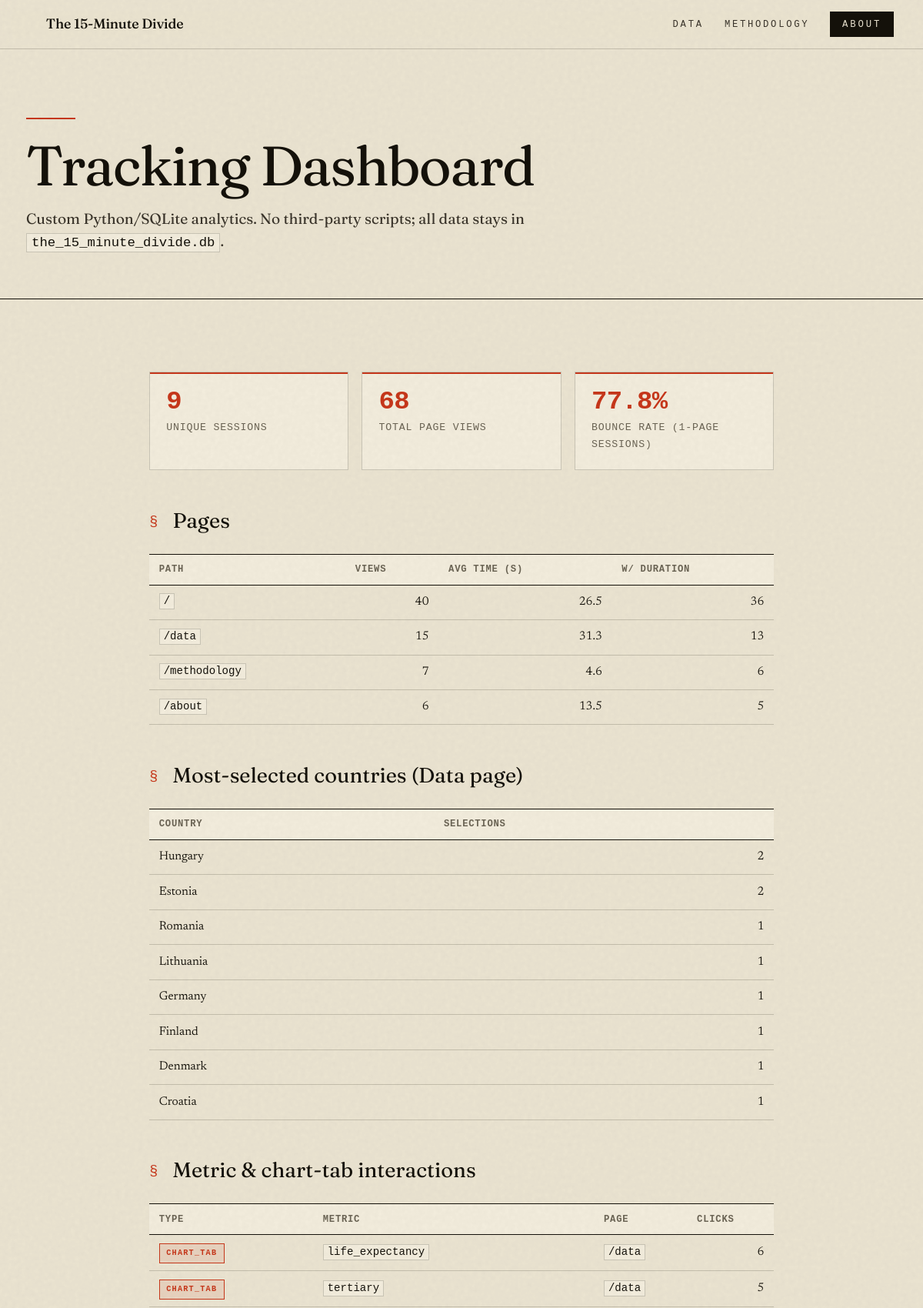
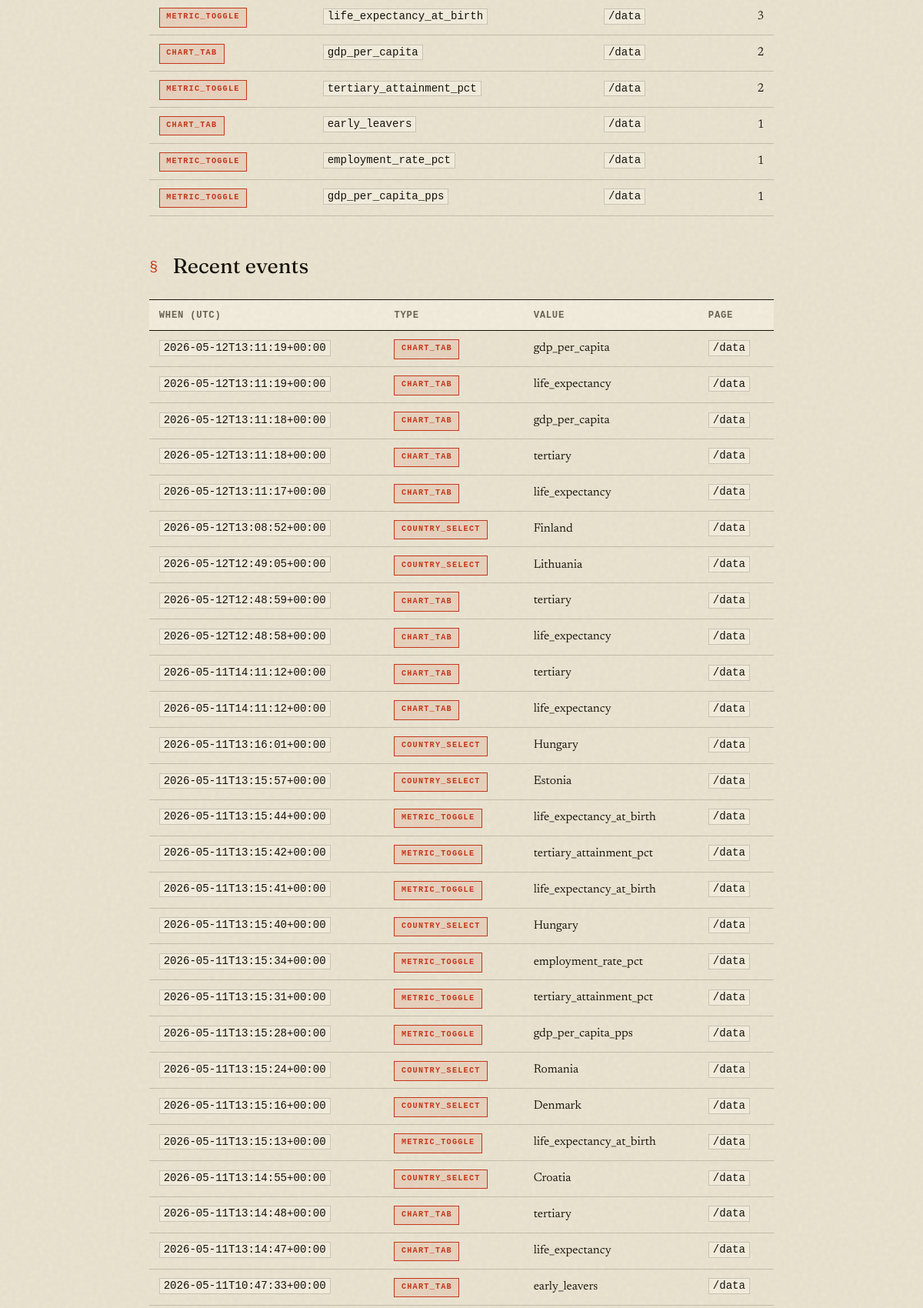
Page /tracker (upper part) on the committed database (2 pictures, top to bottom).
### tables this page shows
CREATE TABLE tracking_events (
            id          INTEGER PRIMARY KEY AUTOINCREMENT,
            session_id  TEXT    NOT NULL,
            event_type  TEXT    NOT NULL,
            event_value TEXT,
            path        TEXT,
            occurred_at TEXT    NOT NULL,
            FOREIGN KEY (session_id) REFERENCES tracking_sessions(session_id)
        );

### tracking.py (the view)
@bp.get("/tracker")
def dashboard():
    conn = _db()
    conn.row_factory = sqlite3.Row
    cur = conn.cursor()
    cur.execute("SELECT COUNT(*) AS n FROM tracking_sessions")
    n_sessions = cur.fetchone()["n"]
    cur.execute("SELECT COUNT(*) AS n FROM tracking_pageviews")
    n_pageviews = cur.fetchone()["n"]
    cur.execute("""
        SELECT path,
               COUNT(*)                              AS views,
               ROUND(AVG(duration_ms) / 1000.0, 1)   AS avg_seconds,
               COUNT(duration_ms)                    AS n_with_duration
        FROM tracking_pageviews
        GROUP BY path
        ORDER BY views DESC
    """)
    by_page = [dict(r) for r in cur.fetchall()]
    cur.execute("""
        SELECT event_value AS country, COUNT(*) AS n
        FROM tracking_events
        WHERE event_type = 'country_select' AND event_value <> ''
        GROUP BY event_value
        ORDER BY n DESC
        LIMIT 15
    """)
    countries = [dict(r) for r in cur.fetchall()]
    cur.execute("""
        SELECT event_type, event_value AS metric, path, COUNT(*) AS n
        FROM tracking_events
        WHERE event_type IN ('chart_tab', 'metric_toggle')
        GROUP BY event_type, event_value, path
        ORDER BY n DESC
        LIMIT 20
    """)
    metric_use = [dict(r) for r in cur.fetchall()]
    cur.execute("""
        SELECT event_type, event_value, path, occurred_at
        FROM tracking_events
        ORDER BY id DESC
        LIMIT 30
    """)
    recent_events = [dict(r) for r in cur.fetchall()]
    cur.execute("""
        SELECT
            SUM(CASE WHEN n = 1 THEN 1 ELSE 0 END) AS bounced,
            COUNT(*)                                AS total
        FROM (
            SELECT session_id, COUNT(*) AS n
            FROM tracking_pageviews
            GROUP BY session_id
        )
    """)
    b = dict(cur.fetchone())
    bounce_pct = (
        round(100 * (b["bounced"] or 0) / b["total"], 1)
        if b["total"] else 0.0
    )
    conn.close()
    return render_template(
        "tracker.html",
        n_sessions=n_sessions,
        n_pageviews=n_pageviews,
        bounce_pct=bounce_pct,
        by_page=by_page,
        countries=countries,
        metric_use=metric_use,
        recent_events=recent_events,
    )

### tracking.py (called while the page is built, shortened)
def _db():
    return sqlite3.connect(current_app.config["DB_PATH"])

def before_request_hook():
    if request.method != "GET":
        return
    path = request.path
    if path in EXCLUDE_PATHS:
        return

def context_processor():
    return {"tracking_pageview_id": getattr(g, "tracking_pageview_id", None)}

### templates/tracker.html (shortened to what this page needs)
{% extends "base.html" %}
{% block content %}
<div class="page-header">
    <div class="page-header__inner">
        <h1 class="page-header__title">Tracking Dashboard</h1>
        <p class="page-header__sub">
            Custom Python/SQLite analytics. No third-party scripts; all data
            stays in <code>the_15_minute_divide.db</code>.
        </p>
    </div>
</div>
<div class="prose-layout">
    <div class="tracker-grid">
        <div class="tracker-stat">
            <span class="tracker-stat__num">{{ n_sessions }}</span>
            <span class="tracker-stat__label">Unique sessions</span>
        </div>
        <div class="tracker-stat">
            <span class="tracker-stat__num">{{ n_pageviews }}</span>
            <span class="tracker-stat__label">Total page views</span>
        </div>
        <div class="tracker-stat">
            <span class="tracker-stat__num">{{ bounce_pct }}%</span>
            <span class="tracker-stat__label">Bounce rate (1-page sessions)</span>
        </div>
    </div>
    <h2 class="tracker-section-title">Pages</h2>
    {% if by_page %}
    <table class="tracker-table">
        <thead>
            <tr>
                <th>Path</th>
                <th class="num">Views</th>
                <th class="num">Avg time (s)</th>
                <th class="num">w/ duration</th>
            </tr>
        </thead>
        <tbody>
        {% for row in by_page %}
            <tr>
                <td><code>{{ row.path }}</code></td>
                <td class="num">{{ row.views }}</td>
                <td class="num">{{ row.avg_seconds if row.avg_seconds is not none else '—' }}</td>
                <td class="num">{{ row.n_with_duration }}</td>
            </tr>
        {% endfor %}
        </tbody>
    </table>
    {% else %}
    <div class="tracker-empty">No page views logged yet.</div>
    {% endif %}
    <h2 class="tracker-section-title">Most-selected countries (Data page)</h2>
    {% if countries %}
    <table class="tracker-table">
        <thead>
            <tr>
                <th>Country</th>
                <th class="num">Selections</th>
            </tr>
        </thead>
        <tbody>
        {% for row in countries %}
            <tr>
                <td>{{ row.country }}</td>
                <td class="num">{{ row.n }}</td>
            </tr>
        {% endfor %}
        </tbody>
    </table>
    {% else %}
    <div class="tracker-empty">
        No country selections yet — open the
        <a href="{{ url_for('data') }}">Data Explorer</a> and pick one.
    </div>
    {% endif %}
    <h2 class="tracker-section-title">Metric &amp; chart-tab interactions</h2>
    {% if metric_use %}
    <table class="tracker-table">
        <thead>
            <tr>
                <th>Type</th>
                <th>Metric</th>
                <th>Page</th>
                <th class="num">Clicks</th>
            </tr>
        </thead>
        <tbody>
        {% for row in metric_use %}
            <tr>
                <td><span class="tracker-pill">{{ row.event_type }}</span></td>
                <td><code>{{ row.metric }}</code></td>
                <td><code>{{ row.path }}</code></td>
                <td class="num">{{ row.n }}</td>
            </tr>
        {% endfor %}
        </tbody>
    </table>
    {% else %}
    <div class="tracker-empty">No metric or chart-tab clicks yet.</div>
    {% endif %}
    <h2 class="tracker-section-title">Recent events</h2>
    {% if recent_events %}
    <table class="tracker-table">
        <thead>
            <tr>
                <th>When (UTC)</th>
                <th>Type</th>
                <th>Value</th>
                <th>Page</th>
            </tr>
        </thead>
        <tbody>
        {% for row in recent_events %}
            <tr>
                <td><code>{{ row.occurred_at }}</code></td>
                <td><span class="tracker-pill">{{ row.event_type }}</span></td>
                <td>{{ row.event_value }}</td>
                <td><code>{{ row.path }}</code></td>
            </tr>
        {% endfor %}
        </tbody>
    </table>
    {% else %}
    <div class="tracker-empty">No events logged yet.</div>
    {% endif %}
</div>
{% endblock %}

### templates/base.html (shortened to what this page needs)
<!doctype html>
<html lang="en">
<head>
    <link rel="stylesheet" href="{{ url_for('static', filename='css/style.css') }}" />
</head>
<body>
    <nav class="nav">
        <a href="{{ url_for('index') }}" class="nav__brand">
            The 15-Minute Divide
        </a>
        <ul class="nav__links">
            <li>
                <a href="{{ url_for('data') }}" class="nav__link">Data</a>
            </li>
            <li>
                <a href="{{ url_for('methodology') }}" class="nav__link">Methodology</a>
            </li>
            <li>
                <a href="{{ url_for('about') }}" class="nav__link nav__link--cta">About</a>
            </li>
        </ul>
    </nav>
    <main>{% block content %}{% endblock %}</main>
</body>
</html>

### templates/tracker.html (style rules this page uses)
.tracker-grid { display: grid; grid-template-columns: repeat(auto-fit, minmax(180px, 1fr)); gap: 1rem; margin-bottom: 2.5rem; }
.tracker-stat { background: var(--clr-bg-soft); border: 1px solid var(--clr-border); border-radius: var(--radius); padding: 1.25rem; }
.tracker-stat__num { display: block; font-size: 2rem; font-weight: 800; color: var(--clr-text); line-height: 1; letter-spacing: -.02em; }
.tracker-stat__label { display: block; margin-top: .35rem; font-size: .78rem; color: var(--clr-muted); text-transform: uppercase; letter-spacing: .06em; }
.tracker-table { width: 100%; border-collapse: collapse; margin-bottom: 2.5rem; font-size: .92rem; }
.tracker-table th, .tracker-table td { text-align: left; padding: .55rem .75rem; border-bottom: 1px solid var(--clr-border); }
.tracker-table th { font-size: .72rem; text-transform: uppercase; letter-spacing: .06em; color: var(--clr-muted); background: var(--clr-bg-soft); }
.tracker-table td.num { text-align: right; font-variant-numeric: tabular-nums; }
.tracker-section-title { font-size: 1.15rem; font-weight: 700; margin-bottom: .75rem; color: var(--clr-text); }
.tracker-pill { display: inline-block; padding: .15rem .55rem; border-radius: 999px; font-size: .72rem; font-weight: 600; background: #eef5ff; color: var(--clr-blue); }

### rows in the picture
tracking_events: event_type "CHART_TAB", metric "life_expectancy", path "/data", n "6", occurred_at "2026-05-11T13:14:47+00:00", event_value "life_expectancy"
tracking_events: event_type "CHART_TAB", metric "early_leavers", path "/data", n "1", occurred_at "2026-05-11T10:47:33+00:00", event_value "early_leavers"
tracking_events: event_type "METRIC_TOGGLE", metric "employment_rate_pct", path "/data", n "1", occurred_at "2026-05-11T13:15:34+00:00", event_value "employment_rate_pct"
tracking_events: event_type "METRIC_TOGGLE", metric "gdp_per_capita_pps", path "/data", n "1", occurred_at "2026-05-11T13:15:28+00:00", event_value "gdp_per_capita_pps"
tracking_events: occurred_at "2026-05-12T13:11:19+00:00", event_type "CHART_TAB", event_value "gdp_per_capita", path "/data"
tracking_events: occurred_at "2026-05-12T13:11:19+00:00", event_type "CHART_TAB", event_value "life_expectancy", path "/data"
tracking_events: occurred_at "2026-05-12T13:11:18+00:00", event_type "CHART_TAB", event_value "gdp_per_capita", path "/data"
tracking_events: occurred_at "2026-05-12T13:11:18+00:00", event_type "CHART_TAB", event_value "tertiary", path "/data"
tracking_events: occurred_at "2026-05-12T13:11:17+00:00", event_type "CHART_TAB", event_value "life_expectancy", path "/data"
tracking_events: occurred_at "2026-05-12T13:08:52+00:00", event_type "COUNTRY_SELECT", event_value "Finland", path "/data"
tracking_events: occurred_at "2026-05-12T12:49:05+00:00", event_type "COUNTRY_SELECT", event_value "Lithuania", path "/data"
tracking_events: occurred_at "2026-05-12T12:48:59+00:00", event_type "CHART_TAB", event_value "tertiary", path "/data"
tracking_events: occurred_at "2026-05-12T12:48:58+00:00", event_type "CHART_TAB", event_value "life_expectancy", path "/data"
tracking_events: occurred_at "2026-05-11T14:11:12+00:00", event_type "CHART_TAB", event_value "tertiary", path "/data"
tracking_events: occurred_at "2026-05-11T14:11:12+00:00", event_type "CHART_TAB", event_value "life_expectancy", path "/data"
tracking_events: occurred_at "2026-05-11T13:16:01+00:00", event_type "COUNTRY_SELECT", event_value "Hungary", path "/data"
tracking_events: occurred_at "2026-05-11T13:15:57+00:00", event_type "COUNTRY_SELECT", event_value "Estonia", path "/data"
tracking_events: occurred_at "2026-05-11T13:15:44+00:00", event_type "METRIC_TOGGLE", event_value "life_expectancy_at_birth", path "/data"
tracking_events: occurred_at "2026-05-11T13:15:42+00:00", event_type "METRIC_TOGGLE", event_value "tertiary_attainment_pct", path "/data"
tracking_events: occurred_at "2026-05-11T13:15:41+00:00", event_type "METRIC_TOGGLE", event_value "life_expectancy_at_birth", path "/data"
tracking_events: occurred_at "2026-05-11T13:15:40+00:00", event_type "COUNTRY_SELECT", event_value "Hungary", path "/data"
tracking_events: occurred_at "2026-05-11T13:15:31+00:00", event_type "METRIC_TOGGLE", event_value "tertiary_attainment_pct", path "/data"
tracking_events: occurred_at "2026-05-11T13:15:24+00:00", event_type "COUNTRY_SELECT", event_value "Romania", path "/data"
tracking_events: occurred_at "2026-05-11T13:15:16+00:00", event_type "COUNTRY_SELECT", event_value "Denmark", path "/data"
tracking_events: occurred_at "2026-05-11T13:15:13+00:00", event_type "METRIC_TOGGLE", event_value "life_expectancy_at_birth", path "/data"
tracking_events: occurred_at "2026-05-11T13:14:55+00:00", event_type "COUNTRY_SELECT", event_value "Croatia", path "/data"
tracking_events: occurred_at "2026-05-11T13:14:48+00:00", event_type "CHART_TAB", event_value "tertiary", path "/data"

### other values in the picture
{{ n_sessions }} "9"
{{ n_pageviews }} "68"
{{ bounce_pct }} "77.8"
{{ row.path }} "/" "/data" "/methodology" "/about"
{{ row.views }} "40" "15" "7" "6"
{{ row.avg_seconds if row.avg_seconds is not none else '—' }} "26.5" "31.3" "4.6" "13.5"
{{ row.n_with_duration }} "36" "13" "6" "5"
{{ row.country }} "Hungary" "Estonia" "Romania" "Lithuania" "Germany" "Finland" "Denmark" "Croatia"
{{ row.n }} "2" "2" "1" "1" "1" "1" "1" "1"
{{ row.event_type }} "CHART_TAB" "METRIC_TOGGLE" "CHART_TAB" "METRIC_TOGGLE"
{{ row.metric }} "tertiary" "life_expectancy_at_birth" "gdp_per_capita" "tertiary_attainment_pct"
{{ row.path }} "/data" "/data" "/data" "/data"
{{ row.n }} "5" "3" "2" "2"
